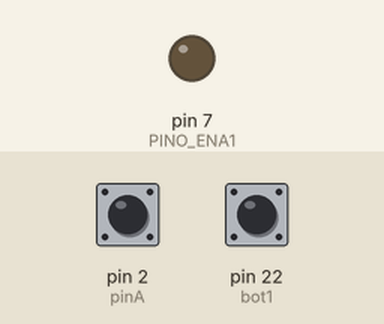
Simulated run of this sketch. Board: Arduino Mega 2560, built with avr-gcc and run on an emulated ATmega2560. On the bench: output pins drawn as LEDs (lit = HIGH). The inputs (shaded band) are chosen by the test bench; at power-on: pin 22 (bot1) HIGH, pin 2 (pinA) HIGH. What the sketch prints to the serial monitor is not drawn.

Above: at 1.2 s.
1.3 s: pin 22 (bot1) pulled LOW for 1 s
At 2.18 s:
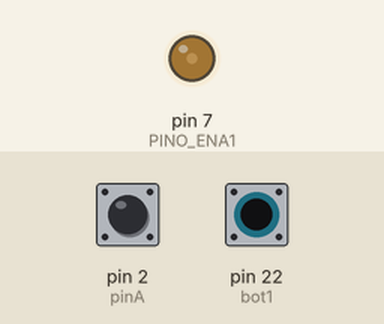
4.3 s: pin 22 (bot1) pulled LOW for 3.2 s
At 5.07 s:
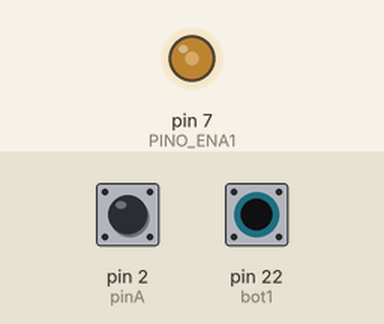
At 7.2 s:
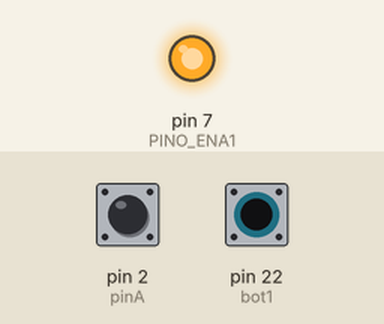
Timing chart, 0 to 9.0 s (numbered marks = the images above; inputs shaded):
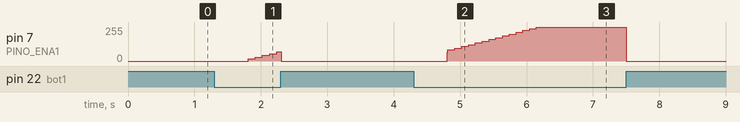

Measured:
- after the input at 1.3 s, pin 7 (PINO_ENA1): rises from 0/255 to 70/255 in 0.42 s, then falls to 0/255 in 0.07 s
- after the input at 4.3 s, pin 7 (PINO_ENA1): rises from 0/255 to 255/255 in 1.3 s, then falls to 0/255 in 1.4 s

The sketch:

Motor_V3_1.ino
```cpp
#include <PID_v1.h>     //  MODULO DE PID
#include <neotimer.h>
#define TempoLigarMotor 500000 //  Tempo para o motor começar a rodar após liberação de partida (Dado em microsegundos)
#define IntervaloRPM  50000  // Define o valor do intervalo de tempo para calculo do rpm (Dado em microsegundos)
#define IntervaloPID  50000  // Intervalo de processamento do PID
Neotimer parando = Neotimer(1000);// Tempo de 1 segundos para ainda enviar dados após o motor parar

double Setpoint, Input, Output; //  Parametros do PID
PID myPID(&Input, &Output, &Setpoint,0.0053,0.1766,0, DIRECT); // Bloco do PID

// Declaração de pinagem das entradas ou saídas
const int bot1 = 22;      // Giro do motor
const int PINO_IN1 = 9;  // Saída IN1
const int PINO_IN2 = 8;  // Saída IN2
const int PINO_ENA1 = 7; // Saída ENA1
const int pinA = 2;       // Canal A (alterado para a porta 2)

unsigned long tempoUltimaLeituraPrg = 0, tempoDecorridoPrg = 0; //Variáveis usadas para calcular em quanto tempo o programa esta rodando
unsigned long tempoAnteriorRPM,tempoAnteriorPID = 0; // Tempo para calcular a velocidade do motor em rpm e calcular o PID
unsigned long tempoLigaMotor=0; // Variáveis usadas para calcular o tempo para girar o motor
volatile long contadorA = 0;    //Armazena a contagem de pulsos do giro do encoder
unsigned long tempoAtualPrg;

//Parametros para gerar rpm do motor via frequencia com rampa de incremento
unsigned long tempoAtualVel,RampaVel; // Contagem de tempo para velocidade
int instSin = 0;

//Variáveis para uso do estado dos botões
int refMotor0, velmotor0, rpm;
int velmotor1; // Variável de setpoint do motor - Este vindo do seno
int velmotor3; // Variável de setpoint do motor - Controle PID
int rpm_pwm;
//variáveis para fazer o motor rodar:
bool atraso, ligaMotor, bot1Estado, Ligar = false;


void setup() {
  //turn the PID on
  myPID.SetMode(AUTOMATIC);
  pinMode(bot1, INPUT);
  pinMode(pinA, INPUT_PULLUP);
  // Configura a função de interrupção para os pulsos dos canais A e B
  attachInterrupt(digitalPinToInterrupt(pinA), contarPulsoA, RISING);
  Serial.begin(115200);
}

void loop() {
  Input = rpm;
  Setpoint = refMotor0;
  calculaRPM();
  ImprimeStatus();
  controleMotor();
}

//////////////////////////////////////////////////////////////////////////////////////////////////////////////////////////////////////////////////////////////////
////////////////////////////////////////////////////////////////////////------SUBROTINAS-----/////////////////////////////////////////////////////////////////////
//////////////////////////////////////////////////////////////////////////////////////////////////////////////////////////////////////////////////////////////////

void ImprimeStatus(){

    //Gera Tempo em µs para geração de gráfico
    Serial.print(micros());
    Serial.print(",");
    //Saida_PWM
    Serial.print(Output);
    Serial.print(",");
    //Referência do motor no instante
    Serial.print(Setpoint);
    Serial.print(",");
    //Velocidade real do motor
    Serial.print(rpm); //input
    Serial.println();

}

void calcularTempoCicloLeitura() {
  // Obtém o tempo atual em microsegundos
  tempoAtualPrg = micros();
  // Calcula o tempo decorrido desde a última leitura
  tempoDecorridoPrg = tempoAtualPrg - tempoUltimaLeituraPrg;
  // Atualize a variável tempoUltimaLeitura com o tempo atual
  tempoUltimaLeituraPrg = tempoAtualPrg;
}

void GiroHorario(){
  analogWrite(PINO_ENA1, Output);
  digitalWrite(PINO_IN1, HIGH);
  digitalWrite(PINO_IN2, LOW);
}

void paraMotor(){
  analogWrite(PINO_ENA1, 0);
  digitalWrite(PINO_IN1, HIGH);
  digitalWrite(PINO_IN2, LOW);
}

void contarPulsoA() {
  contadorA++;
}

void calculaRPM(){
  if ((micros() - tempoAnteriorRPM) > IntervaloRPM){
    detachInterrupt(digitalPinToInterrupt(pinA));
    rpm = int((contadorA / 70.) / (IntervaloRPM/60000000.));
    tempoAnteriorRPM = micros();
    contadorA = 0;
    attachInterrupt(digitalPinToInterrupt(pinA), contarPulsoA, RISING);
    calculaPID();
  }
}

void calculaPID(){
  if ((micros() - tempoAnteriorPID) > IntervaloPID){

    tempoAnteriorPID = micros();
  }
  myPID.Compute();
}

void controleMotor(){
  if(ligaMotor){
    refMotor0 = map(45,0,90,0,1500); //Referência do motor de 0 a 2040 rpm
  }
  else{
      refMotor0 = 0;
      rpm = 0;
  }
  //bot1Estado = true;
  bot1Estado = digitalRead(bot1);
  if (bot1Estado == 0){
    parando.start();
    atraso = true;
    if(ligaMotor){
      GiroHorario();
    }
    ImprimeStatus();
  }

  if (bot1Estado == 1){
    if (parando.waiting()){
      ImprimeStatus();
    }
    paraMotor();
    atraso = false;
    ligaMotor = false;
  }

  if(!atraso){
    tempoLigaMotor = micros();
  }
  if(!ligaMotor && ((micros()-tempoLigaMotor) >= TempoLigarMotor)){
    ligaMotor = true;
  }
}
```
